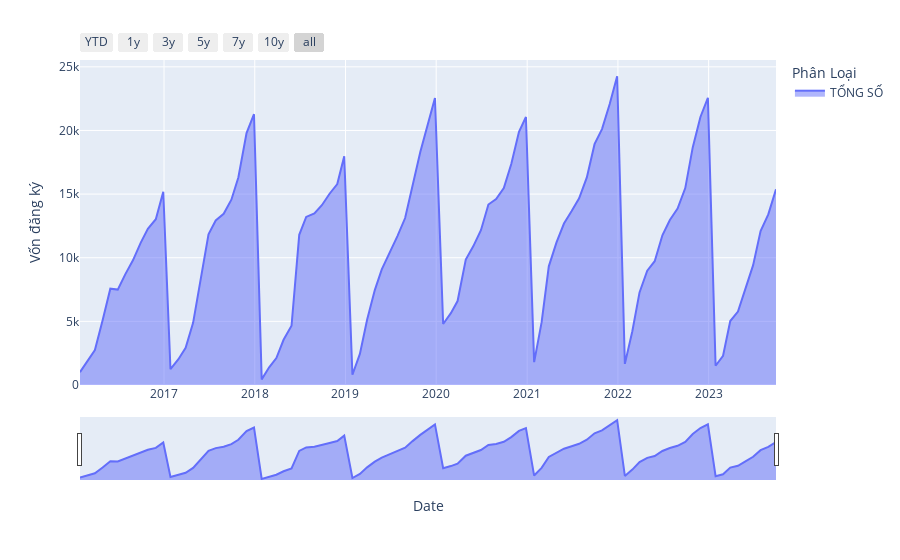

Write notebook code for a chart like this one.
### Code cell
import pandas as pd
import plotly.express as px
import plotly.graph_objects as go

df_show = dfs_fdi[(dfs_fdi["Phân Loại"] == "TỔNG SỐ")]

fig = px.area(df_show, x="Date", y="Vốn đăng ký", color="Phân Loại")

fig.update_xaxes(
    rangeslider_visible=True,
    rangeselector=dict(
        buttons=[
            dict(count=1, label="YTD", step="year", stepmode="todate"),
            dict(count=1, label="1y", step="year", stepmode="backward"),
            dict(count=3, label="3y", step="year", stepmode="backward"),
            dict(count=5, label="5y", step="year", stepmode="backward"),
            dict(count=7, label="7y", step="year", stepmode="backward"),
            dict(count=10, label="10y", step="year", stepmode="backward"),
            dict(step="all"),
        ]
    ),
)

fig.show()

### Figure 1 — Plotly figure (JSON) as saved in the notebook; plotly's stock layout.template omitted (floating-point values rounded to 4 significant figures)
{"data": [{"fillpattern": {"shape": ""}, "hovertemplate": "Phân Loại=TỔNG SỐ<br>Date=%{x}<br>Vốn đăng ký=%{y}<extra></extra>", "legendgroup": "TỔNG SỐ", "line": {"color": "#636efa"}, "marker": {"symbol": "circle"}, "mode": "lines", "name": "TỔNG SỐ", "orientation": "v", "showlegend": true, "stackgroup": "1", "type": "scatter", "x": ["2023-09-29T00:00:00", "2023-08-29T00:00:00", "2023-07-29T00:00:00", "2023-06-29T00:00:00", "2023-05-29T00:00:00", "2023-04-29T00:00:00", "2023-03-29T00:00:00", "2023-02-28T00:00:00", "2023-01-29T00:00:00", "2022-12-29T00:00:00", "2022-11-29T00:00:00", "2022-10-29T00:00:00", "2022-09-29T00:00:00", "2022-08-29T00:00:00", "2022-07-29T00:00:00", "2022-06-29T00:00:00", "2022-05-29T00:00:00", "2022-04-29T00:00:00", "2022-03-29T00:00:00", "2022-02-28T00:00:00", "2022-01-29T00:00:00", "2021-12-29T00:00:00", "2021-11-29T00:00:00", "2021-10-29T00:00:00", "2021-09-29T00:00:00", "2021-08-29T00:00:00", "2021-07-29T00:00:00", "2021-06-29T00:00:00", "2021-05-29T00:00:00", "2021-04-29T00:00:00", "2021-03-29T00:00:00", "2021-02-28T00:00:00", "2021-01-29T00:00:00", "2020-12-27T00:00:00", "2020-11-29T00:00:00", "2020-10-29T00:00:00", "2020-09-29T00:00:00", "2020-08-29T00:00:00", "2020-07-29T00:00:00", "2020-06-29T00:00:00", "2020-05-29T00:00:00", "2020-04-29T00:00:00", "2020-03-27T00:00:00", "2020-02-29T00:00:00", "2020-01-29T00:00:00", "2019-12-27T00:00:00", "2019-10-29T00:00:00", "2019-09-28T00:00:00", "2019-08-29T00:00:00", "2019-07-29T00:00:00", "2019-06-28T00:00:00", "2019-05-27T00:00:00", "2019-04-29T00:00:00", "2019-03-29T00:00:00", "2019-02-28T00:00:00", "2019-01-29T00:00:00", "2018-12-27T00:00:00", "2018-11-29T00:00:00", "2018-10-29T00:00:00", "2018-09-28T00:00:00", "2018-08-29T00:00:00", "2018-07-27T00:00:00", "2018-06-29T00:00:00", "2018-05-29T00:00:00", "2018-04-27T00:00:00", "2018-03-29T00:00:00", "2018-02-28T00:00:00", "2018-01-29T00:00:00", "2017-12-29T00:00:00", "2017-11-29T00:00:00", "2017-10-27T00:00:00", "2017-09-29T00:00:00", "2017-08-29T00:00:00", "2017-07-28T00:00:00", "2017-06-29T00:00:00", "2017-04-28T00:00:00", "2017-03-29T00:00:00", "2017-02-28T00:00:00", "2017-01-27T00:00:00", "2016-12-29T00:00:00", "2016-11-29T00:00:00", "2016-10-28T00:00:00", "2016-09-29T00:00:00", "2016-08-29T00:00:00", "2016-07-29T00:00:00", "2016-06-29T00:00:00", "2016-05-30T00:00:00", "2016-04-29T00:00:00", "2016-03-29T00:00:00", "2016-02-29T00:00:00", "2016-01-29T00:00:00"], "xaxis": "x", "y": [15380.0, 13400.0, 12090.0, 9418.0, 7541.0, 5765.0, 5030.0, 2299.0, 1511.0, 22560.0, 21060.0, 18670.0, 15470.0, 13860.0, 12960.0, 11760.0, 9728.0, 8986.0, 7276.0, 4226.0, 1658.0, 24260.0, 22080.0, 20110.0, 18920.0, 16310.0, 14670.0, 13670.0, 12690.0, 11200.0, 9325.0, 4915.0, 1796.0, 21060.0, 19890.0, 17370.0, 15480.0, 14610.0, 14180.0, 12160.0, 10900.0, 9854.0, 6597.0, 5642.0, 4795.0, 22550.0, 18300.0, 15760.0, 13120.0, 11700.0, 10350.0, 9087.0, 7456.0, 5120.0, 2445.0, 805.0, 17980.0, 15790.0, 15030.0, 14120.0, 13480.0, 13210.0, 11800.0, 4657.0, 3554.0, 2122.0, 1391.0, 442.6, 21280.0, 19800.0, 16300.0, 14560.0, 13460.0, 12930.0, 11840.0, 4882.0, 2917.0, 2029.0, 1244.0, 15180.0, 13030.0, 12270.0, 11160.0, 9796.0, 8695.0, 7497.0, 7567.0, 5083.0, 2740.0, 1905.0, 1011.0], "yaxis": "y"}], "layout": {"legend": {"title": {"text": "Phân Loại"}, "tracegroupgap": 0}, "margin": {"t": 60}, "xaxis": {"anchor": "y", "domain": [0, 1], "rangeselector": {"buttons": [{"count": 1, "label": "YTD", "step": "year", "stepmode": "todate"}, {"count": 1, "label": "1y", "step": "year", "stepmode": "backward"}, {"count": 3, "label": "3y", "step": "year", "stepmode": "backward"}, {"count": 5, "label": "5y", "step": "year", "stepmode": "backward"}, {"count": 7, "label": "7y", "step": "year", "stepmode": "backward"}, {"count": 10, "label": "10y", "step": "year", "stepmode": "backward"}, {"step": "all"}]}, "rangeslider": {"visible": true}, "title": {"text": "Date"}}, "yaxis": {"anchor": "x", "domain": [0, 1], "title": {"text": "Vốn đăng ký"}}}}
